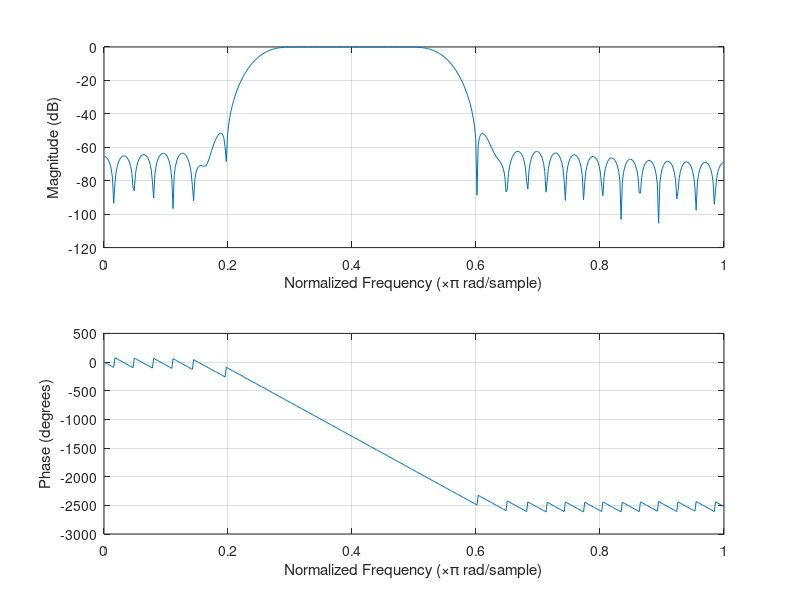
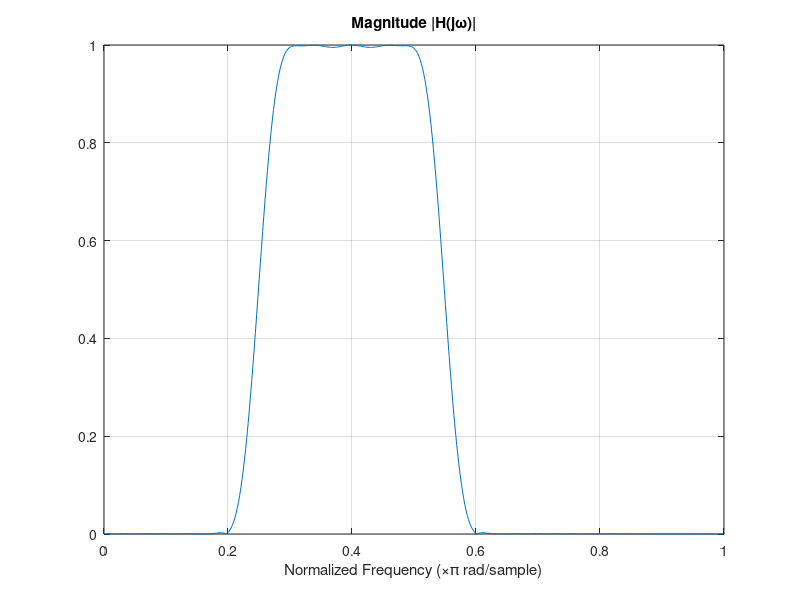

Here is the MATLAB script that generated these plots, in order: (Note: this script raises an error after producing the figures.)
% frequencia de amostragem
Fs = 10000;

% frequencia do fim da primeira faixa de rejeição dividida por pi
Wr1 = 2*1000/Fs;                          

% frequencia do inicio da faixa de passagem dividida por pi
Wp1 = 2*1500/Fs;                           

% frequencia do fim da faixa de passagem dividida por pi
Wp2 = 2*2500/Fs;

% frequencia do inicio da segunda faixa de rejeição dividida por pi
Wr2 = 2*3000/Fs;

% filtro escolhido 
% Como temos 50db de atenuacao, utilizaremos a janela de hamming
% que possui 53 dB de atenuacao

% ordem do filtro - n 
n = round(3.3*2/(Wp1 - Wr1)); 

% freqs de corte
Wn1 = (Wr1+Wp1)/2;
Wn2 = (Wr2+Wp2)/2;

% b: coeficientes do numerador de H(z)
% filtro FIR passa-faixa
b = fir1(n, [Wn1, Wn2], "bandpass", hamming(n+1));
% a: coeficiente do denominador de H(z)
a=1;


% resposta em frequencia
[h,w] = freqz(b,a);                 
freqz(b,a)                          

% grafico da resposta em escala linear
figure('units', 'centimeters', 'position', [3, 3, 20, 5])
plot(w/pi,abs(h))
grid on
xlabel('Normalized Frequency (\times\pi rad/sample)')
title('Magnitude |H(j\omega)|')

% digrama de polos e zeros
figure();
sys = tf(b,a);
pzplot(sys);
grid on;

figure();
zplane(b,a);
grid on